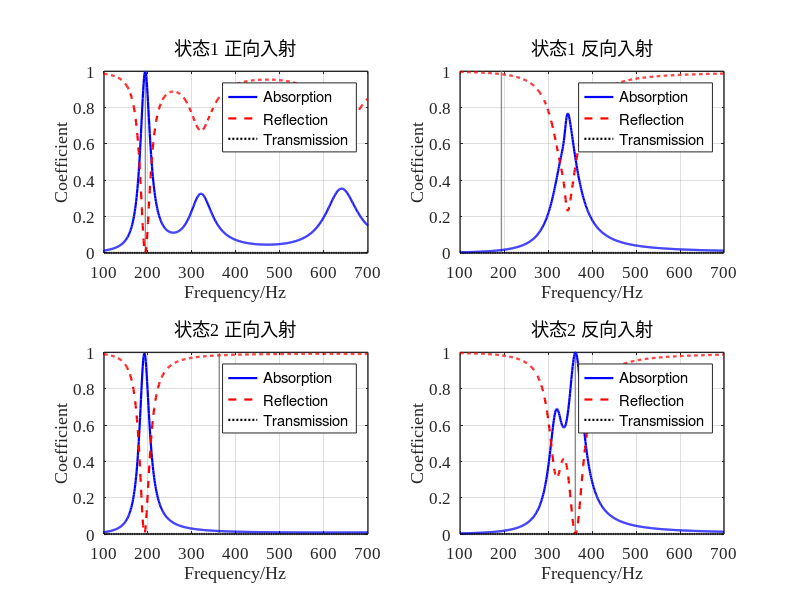

MATLAB code to generate this figure:
clear;
clc;
close all;

%% 1. 基本参数

f = 100:1:700;
omega = 2*pi*f;
Nf = length(f);

rho0 = 1.29;
c0 = 343;
eta = 1.89e-5;
kappa = 0.026;
Cv = 712;
gamma = 1.4;

P0 = rho0*c0^2/gamma;
Z0 = rho0*c0;

nu = eta/rho0;
mu_bar = kappa/(rho0*Cv);

W = 30e-3;
L = 30e-3;
S = W*L;

Nc = 4;

%% 2. 四单胞结构参数

% 三层微穿孔板厚度（m）。两态共用。
t = 2e-3*ones(Nc,3);

% 12 个孔径（m）。每行一个单胞，三列是三块板。两态共用。
d = 1e-3 * [
    8.000000  0.190362  2.937947;
    5.383374  2.741657  0.100000;
    0.100000  4.984316  8.000000;
    8.000000  8.000000  0.100000
];

% 状态 1：正向在一个频率上接近完美吸声，反向接近全反射。
H1 = 1e-3 * [
    62.900654  60.781378;
    18.939748  80.000000;
    72.038798  14.176110;
    80.000000  66.004906
];

% 状态 2：两侧对调。
H2 = 1e-3 * [
    10.000000  56.893990;
    22.703873  80.000000;
    75.716011  10.000000;
    10.000000  10.000000
];

n_holes = ones(Nc,3);
phi = pi*d.^2.*n_holes/(4*S);
weight = ones(1,Nc)/Nc;

%% 3. 折纸几何

a = 30;       % mm
hc = 20;      % mm
n0 = 4;
beta = 45;    % degree

%% 4. 微穿孔板阻抗（孔径不变，只算一次）

Zp = complex(zeros(Nc,3,Nf));

for s = 1:Nc
    for j = 1:3
        y = (d(s,j)/2)./sqrt(eta./(rho0*omega));
        q = y*sqrt(-1i);
        F = 1-2*besselj(1,q)./(q.*besselj(0,q));
        Z = 1i*omega*rho0*t(s,j)./(phi(s,j).*F) ...
          + sqrt(2)*eta*y./(phi(s,j)*d(s,j)) ...
          + 1i*0.85*omega*rho0*d(s,j)/phi(s,j);
        Zp(s,j,:) = reshape(Z,1,1,Nf);
    end
end

%% 5. Full Stinson Model（与腔高无关，只算一次）

N = 200;

Sv = zeros(1,Nf);
St = zeros(1,Nf);

for m = 0:N
    am = (2*m+1)*pi/W;
    for n = 0:N
        bn = (2*n+1)*pi/L;
        lambda2 = am^2+bn^2;
        wmn = 1/(am^2*bn^2);
        Sv = Sv + wmn*lambda2./(lambda2+1i*omega/nu);
        St = St + wmn*lambda2./(lambda2+1i*omega/mu_bar);
    end
end

Fv = 64*Sv/(W^2*L^2);
Ft = 64*St/(W^2*L^2);

rho_eff = rho0./(1-Fv);
K_eff = gamma*P0./(1+(gamma-1)*Ft);

k_eff = omega.*sqrt(rho_eff./K_eff);
Z_eff = sqrt(rho_eff.*K_eff);

%% 6. 两种腔高分别算正反向吸声

Hstate = cat(3,H1,H2);
alpha = zeros(2,2,Nf);
refl = zeros(2,2,Nf);
trans = zeros(2,Nf);

for state = 1:2
    H = Hstate(:,:,state);
    H_mm = H*1e3;
    h = H_mm/n0;

    if any(H_mm(:)<=0) || any(H_mm(:)>n0*hc)
        error('状态 %d 的腔高必须满足 0 < H <= %.0f mm。', state, n0*hc);
    end

    q = sqrt(max(0,hc^2-h.^2));
    V11 = a.*h.*q/16;
    V12 = h.*(a-hc).*q/(16*tand(beta));
    V13 = h.*q/24.*(hc/tand(beta)-q/2);
    V_mm3 = 8*n0.*(a^2.*h/8-V11-V12-V13);

    if any(V_mm3(:)<=0)
        error('状态 %d 的折纸腔体积出现非正值。', state);
    end

    H_eq = V_mm3*1e-9/S;

    fprintf('\n========== 状态 %d ==========\n', state);
    disp('实际腔高（mm）：');
    disp(H_mm);
    disp('等效腔高（mm）：');
    disp(H_eq*1e3);

    rf = complex(zeros(1,Nf));
    rb = complex(zeros(1,Nf));
    tau = complex(zeros(1,Nf));

    for ii = 1:Nf
        Y_total = complex(zeros(2,2));
        k = k_eff(ii);
        Z = Z_eff(ii);

        for s = 1:Nc
            Tp1 = [1,Zp(s,1,ii);0,1];
            Tp2 = [1,Zp(s,2,ii);0,1];
            Tp3 = [1,Zp(s,3,ii);0,1];

            Hc1 = H_eq(s,1);
            Hc2 = H_eq(s,2);
            Tc1 = [cos(k*Hc1),1i*Z*sin(k*Hc1);
                   1i*sin(k*Hc1)/Z,cos(k*Hc1)];
            Tc2 = [cos(k*Hc2),1i*Z*sin(k*Hc2);
                   1i*sin(k*Hc2)/Z,cos(k*Hc2)];

            Tm = Tp1*Tc1*Tp2*Tc2*Tp3;
            A = Tm(1,1);
            B = Tm(1,2);
            C = Tm(2,1);
            D = Tm(2,2);
            Ys = [D/B,C-A*D/B;1/B,-A/B];
            Y_total = Y_total+weight(s)*Ys;
        end

        Y11 = Y_total(1,1);
        Y12 = Y_total(1,2);
        Y21 = Y_total(2,1);
        Y22 = Y_total(2,2);

        A = -Y22/Y21;
        B = 1/Y21;
        C = Y12-Y11*Y22/Y21;
        D = Y11/Y21;

        den = A+B/Z0+C*Z0+D;
        tau(ii) = 2/den;
        rf(ii) = (A+B/Z0-C*Z0-D)/den;
        rb(ii) = (-A+B/Z0-C*Z0+D)/den;
    end

    alpha(state,1,:) = 1-abs(rf).^2-abs(tau).^2;
    alpha(state,2,:) = 1-abs(rb).^2-abs(tau).^2;
    refl(state,1,:) = abs(rf).^2;
    refl(state,2,:) = abs(rb).^2;
    trans(state,:) = abs(tau).^2;
end

%% 7. 单侧完美吸声频率点

% 状态1：正向吸声接近 1，同时反向反射接近 1。
score1 = squeeze(alpha(1,1,:)).' - squeeze(refl(1,1,:)).' - squeeze(trans(1,:)) ...
    + squeeze(refl(1,2,:)).' - squeeze(alpha(1,2,:)).';
[~, i1] = max(score1);
% 状态2：反向吸声接近 1，同时正向反射接近 1。
score2 = squeeze(alpha(2,2,:)).' - squeeze(refl(2,2,:)).' - squeeze(trans(2,:)) ...
    + squeeze(refl(2,1,:)).' - squeeze(alpha(2,1,:)).';
[~, i2] = max(score2);
fp = [f(i1), f(i2)];

fprintf('\n========== 单侧完美吸声 ==========\n');
fprintf('状态1  %.0f Hz  正向吸声 %.4f  反射 %.4f  透射 %.4f\n', ...
    f(i1), alpha(1,1,i1), refl(1,1,i1), trans(1,i1));
fprintf('状态1  %.0f Hz  反向吸声 %.4f  反射 %.4f  透射 %.4f\n', ...
    f(i1), alpha(1,2,i1), refl(1,2,i1), trans(1,i1));
fprintf('状态2  %.0f Hz  反向吸声 %.4f  反射 %.4f  透射 %.4f\n', ...
    f(i2), alpha(2,2,i2), refl(2,2,i2), trans(2,i2));
fprintf('状态2  %.0f Hz  正向吸声 %.4f  反射 %.4f  透射 %.4f\n', ...
    f(i2), alpha(2,1,i2), refl(2,1,i2), trans(2,i2));

%% 8. 绘图

titles = { ...
    '状态1 正向入射', '状态1 反向入射', ...
    '状态2 正向入射', '状态2 反向入射'};
side = [1 2 1 2];
stateId = [1 1 2 2];

figure('Color','w','Position',[40 40 1100 760]);
for p = 1:4
    subplot(2,2,p);
    st = stateId(p);
    sd = side(p);
    hold on;
    plot([fp(st) fp(st)], [0 1], 'Color', [0.55 0.55 0.55], 'LineWidth', 1.0, 'HandleVisibility', 'off');
    hA = plot(f, squeeze(alpha(st,sd,:)), 'b-', 'LineWidth', 1.6);
    hR = plot(f, squeeze(refl(st,sd,:)), 'r--', 'LineWidth', 1.6);
    hT = plot(f, trans(st,:), 'k:', 'LineWidth', 1.6);
    grid on; box on;
    xlim([100 700]); ylim([0 1]);
    xticks(100:100:700); yticks(0:0.2:1);
    xlabel('Frequency/Hz'); ylabel('Coefficient');
    title(titles{p}, 'FontWeight', 'normal');
    legend([hA, hR, hT], {'Absorption', 'Reflection', 'Transmission'}, 'Location', 'best');
    set(gca, 'FontName', 'Times New Roman', 'FontSize', 12, 'LineWidth', 1.0, 'TickDir', 'in');
end

outDir = fileparts(mfilename('fullpath'));
if isempty(outDir)
    outDir = pwd;
end
print(gcf, fullfile(outDir, 'ep_reversal_result.png'), '-dpng', '-r140');
fprintf('图已保存。\n');
